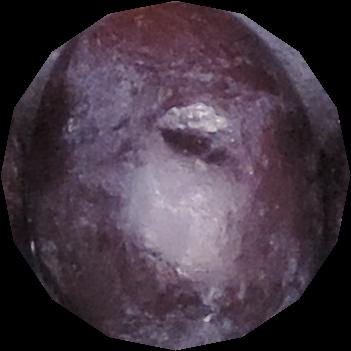
%> input picture textura/Vitoria/vitoria_18h_18.jpg, 351 x 351 px
$ octave segOtsu.m   (GNU Octave 9; MATLAB toolbox functions it lacks are replaced by stand-ins)
%> lines starting %> are read from the running program, lines starting %| are printed output that depends on the picture; in (x1, y1, x2, y2) boxes, pixels count from 0 and x2, y2 are one past the last pixel; in counts of white or black regions, pixels touching at a corner belong together; the program's own positions count from 1
clear all;
close all;

I = imread('vitoria_18h_18.jpg');
%> I is the input picture: size 351x351x3 uint8; mean R, G, B 68.5, 55, 66.6
figure
imshow(I)
R = I(:,:,1);
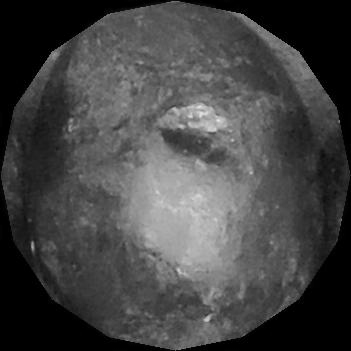
%> R: size 351x351 uint8; min 0, max 235, mean 68.5
G = I(:,:,2);
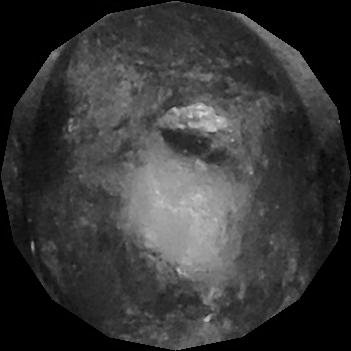
%> G: size 351x351 uint8; min 0, max 224, mean 55
B = I(:,:,3);
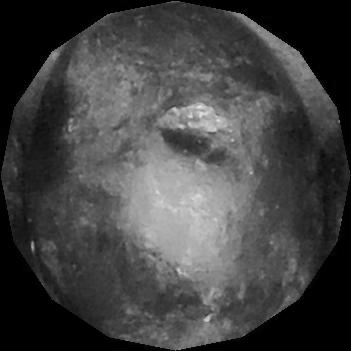
%> B: size 351x351 uint8; min 0, max 233, mean 66.6

C = rgb2gray(I);

figure
imshow(C);

% [14 lines of commented-out code are left out]
level = graythresh(C);
%> level = 0.255
bw = imbinarize(C,level);
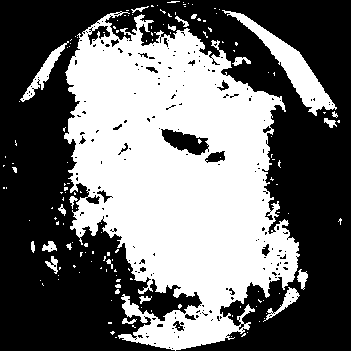
%> bw: size 351x351 logical; 43.2% white; 151 white regions (128 under 20 px), largest, box (x1, y1, x2, y2) and area: (64, 11, 300, 351) 48441, (222, 10, 337, 116) 2366, (20, 41, 69, 102) 587
%bw = imopen(bw, strel('disk',10));
%bw = imerode(bw, strel('disk',1));

%bw = bwareaopen(bw, 50);
figure
imshow(bw)

$ run again, with textura/Vitoria/vitoria_0h_1.jpg copied over textura/Vitoria/vitoria_18h_18.jpg
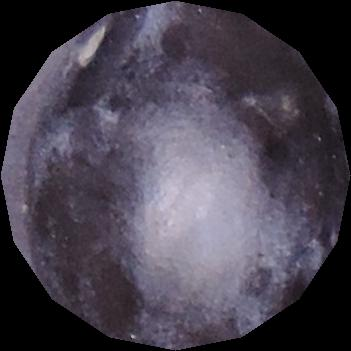
%> input picture textura/Vitoria/vitoria_0h_1.jpg, 351 x 351 px
%> I is the input picture: size 351x351x3 uint8; mean R, G, B 71.8, 66, 78.5
%> `B = I(:,:,3);`:
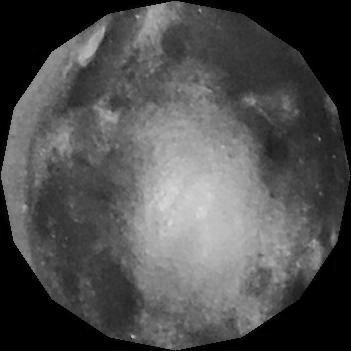
%> B: size 351x351 uint8; min 0, max 219, mean 78.5
%> level = 0.302
%> `bw = imbinarize(C,level);`:
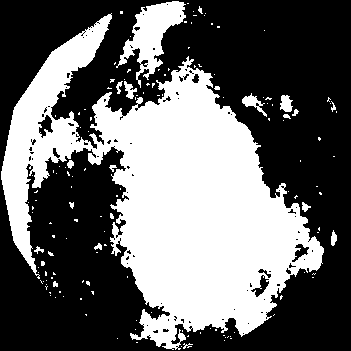
%> bw: size 351x351 logical; 40.4% white; 147 white regions (127 under 20 px), largest, box (x1, y1, x2, y2) and area: (1, 13, 324, 350) 45917, (116, 1, 186, 88) 2357, (242, 93, 267, 117) 202

$ run again, with textura/Vitoria/vitoria_0h_10.jpg copied over textura/Vitoria/vitoria_18h_18.jpg
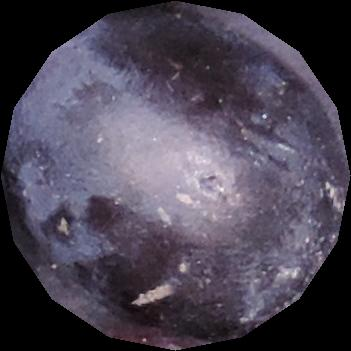
%> input picture textura/Vitoria/vitoria_0h_10.jpg, 351 x 351 px
%> I is the input picture: size 351x351x3 uint8; mean R, G, B 75, 68.8, 83.3
%> `B = I(:,:,3);`:
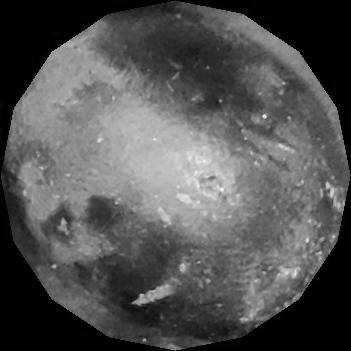
%> B: size 351x351 uint8; min 0, max 255, mean 83.3
%> level = 0.271
%> `bw = imbinarize(C,level);`:
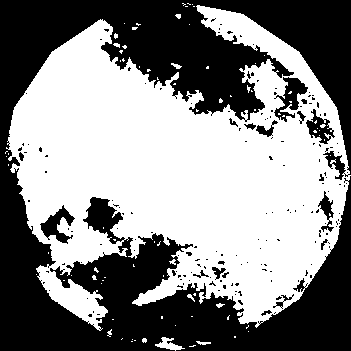
%> bw: size 351x351 logical; 53.1% white; 169 black regions (151 under 20 px), largest, box (x1, y1, x2, y2) and area: (0, 0, 351, 351) 54655, (274, 77, 308, 122) 635, (40, 205, 75, 244) 562

$ run again, with textura/Vitoria/vitoria_0h_11.jpg copied over textura/Vitoria/vitoria_18h_18.jpg
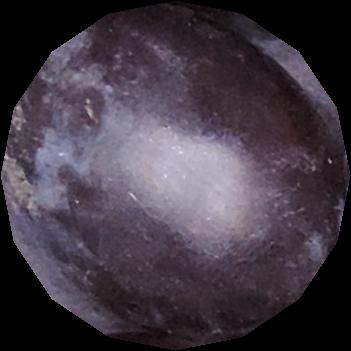
%> input picture textura/Vitoria/vitoria_0h_11.jpg, 351 x 351 px
%> I is the input picture: size 351x351x3 uint8; mean R, G, B 66.1, 57.5, 68.3
%> `R = I(:,:,1);`:
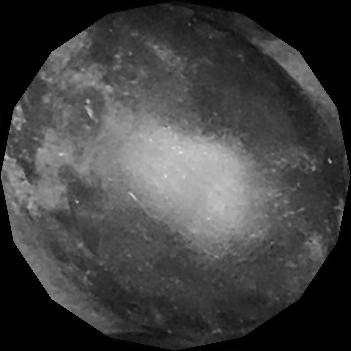
%> R: size 351x351 uint8; min 0, max 228, mean 66.1
%> level = 0.286
%> `bw = imbinarize(C,level);`:
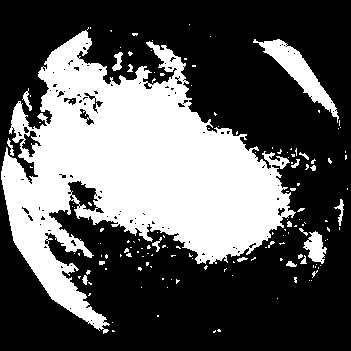
%> bw: size 351x351 logical; 35.7% white; 149 white regions (129 under 20 px), largest, box (x1, y1, x2, y2) and area: (1, 30, 296, 334) 40392, (253, 39, 339, 123) 1706, (303, 231, 327, 264) 442
